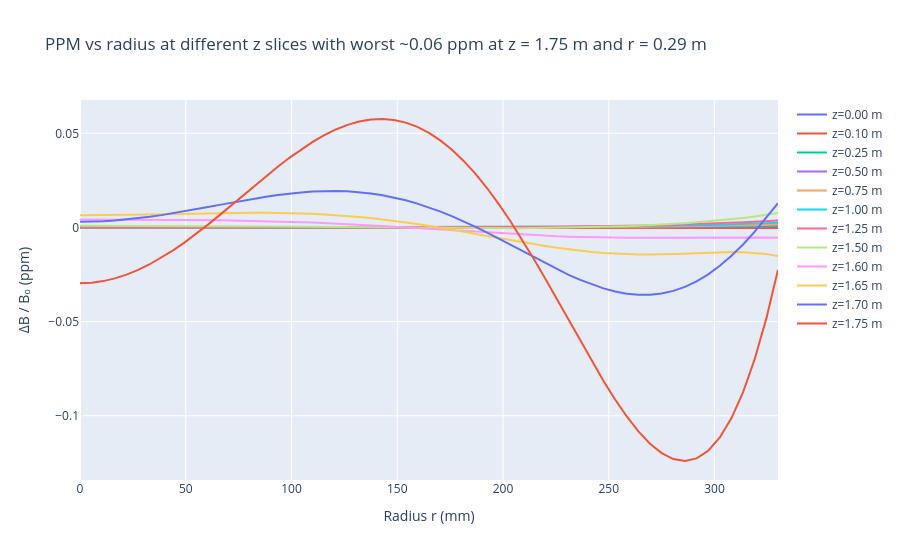

This figure's notebook cell:
### Code cell
z_slices = np.array([0.00, 0.10, 0.25, 0.50, 0.75, 1.00, 1.25, 1.50, 1.60, 1.65, 1.70, 1.75], dtype=float)
r_vals = np.linspace(0.0, 0.33, 61)

fig = go.Figure()

for z0 in z_slices:
    Bz_r = np.array([Bz_total_from_I(r, np.array([z0]), I_sol)[0] for r in r_vals])
    ppm_r = 1e6 * (Bz_r - B0) / B0

    fig.add_trace(go.Scatter(
        x=1e3 * r_vals,
        y=ppm_r,
        mode="lines",
        name=f"z={z0:.2f} m"
    ))

fig.update_layout(
    title="PPM vs radius at different z slices with worst ~0.06 ppm at z = 1.75 m and r = 0.29 m",
    xaxis_title="Radius r (mm)",
    yaxis_title="ΔB / B₀ (ppm)",
    hovermode="x unified"
)

fig.show()
